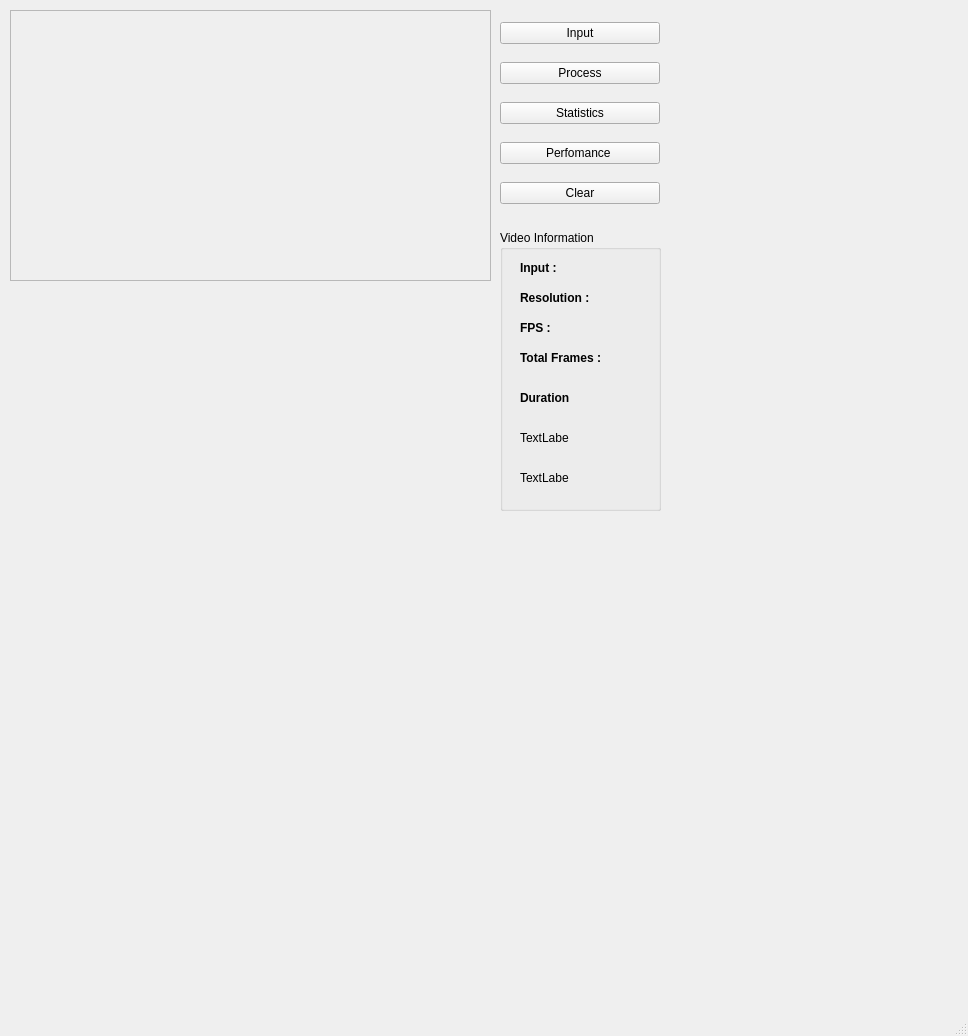
<?xml version="1.0" encoding="UTF-8"?>
<ui version="4.0">
 <class>MainWindow</class>
 <widget class="QMainWindow" name="MainWindow">
  <property name="geometry">
   <rect>
    <x>0</x>
    <y>0</y>
    <width>968</width>
    <height>1036</height>
   </rect>
  </property>
  <property name="windowTitle">
   <string>MainWindow</string>
  </property>
  <widget class="QWidget" name="centralwidget">
   <widget class="QWidget" name="horizontalLayoutWidget">
    <property name="geometry">
     <rect>
      <x>10</x>
      <y>10</y>
      <width>481</width>
      <height>271</height>
     </rect>
    </property>
    <layout class="QHBoxLayout" name="horizontalLayout">
     <item>
      <widget class="QFrame" name="thumbnail_frame">
       <property name="frameShape">
        <enum>QFrame::StyledPanel</enum>
       </property>
       <property name="frameShadow">
        <enum>QFrame::Raised</enum>
       </property>
       <widget class="QLabel" name="thumnail_label">
        <property name="geometry">
         <rect>
          <x>8</x>
          <y>5</y>
          <width>471</width>
          <height>261</height>
         </rect>
        </property>
        <property name="text">
         <string/>
        </property>
       </widget>
      </widget>
     </item>
    </layout>
   </widget>
   <widget class="QWidget" name="verticalLayoutWidget">
    <property name="geometry">
     <rect>
      <x>500</x>
      <y>10</y>
      <width>160</width>
      <height>211</height>
     </rect>
    </property>
    <layout class="QVBoxLayout" name="verticalLayout">
     <item>
      <widget class="QPushButton" name="inputBtn">
       <property name="text">
        <string>Input</string>
       </property>
      </widget>
     </item>
     <item>
      <widget class="QPushButton" name="pushButton_4">
       <property name="text">
        <string>Process</string>
       </property>
      </widget>
     </item>
     <item>
      <widget class="QPushButton" name="statsBtn">
       <property name="text">
        <string>Statistics</string>
       </property>
      </widget>
     </item>
     <item>
      <widget class="QPushButton" name="Per_Btn">
       <property name="text">
        <string>Perfomance </string>
       </property>
      </widget>
     </item>
     <item>
      <widget class="QPushButton" name="pushButton_3">
       <property name="text">
        <string>Clear</string>
       </property>
      </widget>
     </item>
    </layout>
   </widget>
   <widget class="QGroupBox" name="groupBox">
    <property name="geometry">
     <rect>
      <x>500</x>
      <y>230</y>
      <width>161</width>
      <height>281</height>
     </rect>
    </property>
    <property name="title">
     <string>Video Information</string>
    </property>
    <widget class="QLabel" name="label">
     <property name="geometry">
      <rect>
       <x>20</x>
       <y>30</y>
       <width>141</width>
       <height>16</height>
      </rect>
     </property>
     <property name="text">
      <string>&lt;html&gt;&lt;head/&gt;&lt;body&gt;&lt;p&gt;&lt;span style=&quot; font-weight:700;&quot;&gt;Input : &lt;/span&gt;&lt;/p&gt;&lt;/body&gt;&lt;/html&gt;</string>
     </property>
    </widget>
    <widget class="QLabel" name="label_2">
     <property name="geometry">
      <rect>
       <x>20</x>
       <y>60</y>
       <width>141</width>
       <height>16</height>
      </rect>
     </property>
     <property name="text">
      <string>&lt;html&gt;&lt;head/&gt;&lt;body&gt;&lt;p&gt;&lt;span style=&quot; font-weight:700;&quot;&gt;Resolution :&lt;/span&gt;&lt;/p&gt;&lt;/body&gt;&lt;/html&gt;</string>
     </property>
    </widget>
    <widget class="QLabel" name="label_3">
     <property name="geometry">
      <rect>
       <x>20</x>
       <y>90</y>
       <width>91</width>
       <height>16</height>
      </rect>
     </property>
     <property name="text">
      <string>&lt;html&gt;&lt;head/&gt;&lt;body&gt;&lt;p&gt;&lt;span style=&quot; font-weight:700;&quot;&gt;FPS : &lt;/span&gt;&lt;/p&gt;&lt;/body&gt;&lt;/html&gt;</string>
     </property>
     <property name="scaledContents">
      <bool>false</bool>
     </property>
    </widget>
    <widget class="QLabel" name="label_4">
     <property name="geometry">
      <rect>
       <x>20</x>
       <y>120</y>
       <width>141</width>
       <height>16</height>
      </rect>
     </property>
     <property name="sizePolicy">
      <sizepolicy hsizetype="Preferred" vsizetype="Preferred">
       <horstretch>0</horstretch>
       <verstretch>0</verstretch>
      </sizepolicy>
     </property>
     <property name="frameShadow">
      <enum>QFrame::Plain</enum>
     </property>
     <property name="text">
      <string>&lt;html&gt;&lt;head/&gt;&lt;body&gt;&lt;p&gt;&lt;span style=&quot; font-weight:700;&quot;&gt;Total Frames :&lt;/span&gt;&lt;/p&gt;&lt;/body&gt;&lt;/html&gt;</string>
     </property>
    </widget>
    <widget class="QLabel" name="label_5">
     <property name="geometry">
      <rect>
       <x>20</x>
       <y>160</y>
       <width>49</width>
       <height>16</height>
      </rect>
     </property>
     <property name="text">
      <string>&lt;html&gt;&lt;head/&gt;&lt;body&gt;&lt;p&gt;&lt;span style=&quot; font-weight:700;&quot;&gt;Duration : &lt;/span&gt;&lt;/p&gt;&lt;/body&gt;&lt;/html&gt;</string>
     </property>
     <property name="margin">
      <number>0</number>
     </property>
    </widget>
    <widget class="QLabel" name="label_6">
     <property name="geometry">
      <rect>
       <x>20</x>
       <y>200</y>
       <width>49</width>
       <height>16</height>
      </rect>
     </property>
     <property name="text">
      <string>TextLabel</string>
     </property>
    </widget>
    <widget class="QLabel" name="label_7">
     <property name="geometry">
      <rect>
       <x>20</x>
       <y>240</y>
       <width>49</width>
       <height>16</height>
      </rect>
     </property>
     <property name="text">
      <string>TextLabel</string>
     </property>
    </widget>
   </widget>
   <widget class="QWidget" name="verticalLayoutWidget_2">
    <property name="geometry">
     <rect>
      <x>10</x>
      <y>540</y>
      <width>651</width>
      <height>445</height>
     </rect>
    </property>
    <layout class="QVBoxLayout" name="verticalLayout_2">
     <item>
      <widget class="QLabel" name="barChart">
       <property name="text">
        <string/>
       </property>
      </widget>
     </item>
    </layout>
   </widget>
   <widget class="QWidget" name="verticalLayoutWidget_4">
    <property name="geometry">
     <rect>
      <x>10</x>
      <y>350</y>
      <width>481</width>
      <height>171</height>
     </rect>
    </property>
    <layout class="QVBoxLayout" name="verticalLayout_4">
     <item>
      <widget class="QLabel" name="PieChart">
       <property name="text">
        <string/>
       </property>
      </widget>
     </item>
    </layout>
   </widget>
  </widget>
  <widget class="QMenuBar" name="menubar">
   <property name="geometry">
    <rect>
     <x>0</x>
     <y>0</y>
     <width>968</width>
     <height>22</height>
    </rect>
   </property>
  </widget>
  <widget class="QStatusBar" name="statusbar"/>
 </widget>
 <resources>
  <include location="Pie Chart.qrc"/>
 </resources>
 <connections/>
</ui>
